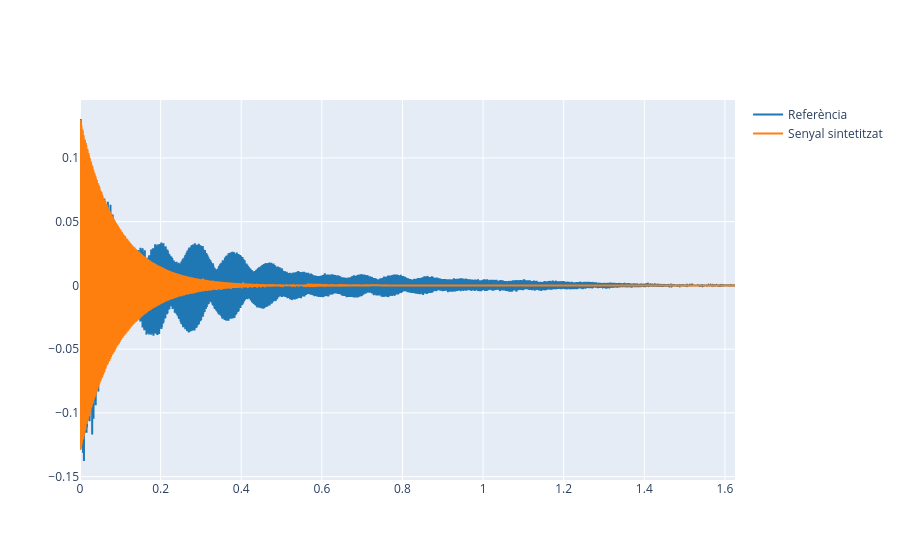

Notebook code cell kept with this figure:
### Markdown cell above
2.1. Use the `synthetize` function to generate a synthesis with the weights ($A_k$) found in 1.3 and the fundamental frequency and phases found in previous labs. Plot both the reference and the synthetize signal. Listen to the synthetize signal.

### Code cell
# Paràmetres del senyal sintetitzat
f0 = 915.16                     # freqüència fonamental (ara més exacta gràcies al espectre)
phi = -np.pi / 2                # fase inicial
A_ref = 0.13                    # amplitud de referència
duration = 2.0                  # duració del so sintetitzat
t = np.linspace(0, duration, int(fs * duration))    # vector de temps

# Amplituds relatives mesurades (fins al 7è harmònic)
Ak = [1, 0.6, 0.06, 0.03, 0.03, 0.007, 0.003]

# Generem el senyal sintetitzat
synth = synthesize(f0, phi, Ak, t)

# Apliquem un atac ràpid al senyal i una decadència exponencial a l'amplitud per simular millor el so real
attack = np.minimum(t * 50, 1)         # atac ràpid
decay = np.exp(-11 * t)                # decadència exponencial
envelope = attack * decay
synth *= decay

# Afegim soroll suau per simular ressonància
noise = 0.005 * np.random.randn(len(t))
noise_decay = np.exp(-8 * t)   
noise *= noise_decay
synth += noise

# Normalització del senyal
synth = A_ref * synth / np.max(np.abs(synth))

# Comparem el senyal de referència amb el sintetitzat
plot_signals([reference[:len(synth)], synth], fs, t_start=0, t_end=2,
             name=['Referència', 'Senyal sintetitzat'])

### Figure 1 — Plotly figure (JSON) as saved in the notebook; plotly's stock layout.template omitted (floating-point values rounded to 4 significant figures; data arrays with more than 128 entries replaced by an {"elided": "..."} marker saying what was removed)
{"data": [{"line": {"color": "#1f77b4", "shape": "linear"}, "mode": "lines", "name": "Referència", "type": "scatter", "x": {"elided": "71663 float values"}, "y": {"elided": "71663 float values"}}, {"line": {"color": "#ff7f0e", "shape": "linear"}, "mode": "lines", "name": "Senyal sintetitzat", "type": "scatter", "x": {"elided": "71663 float values"}, "y": {"elided": "88200 float values"}}], "layout": {}}
